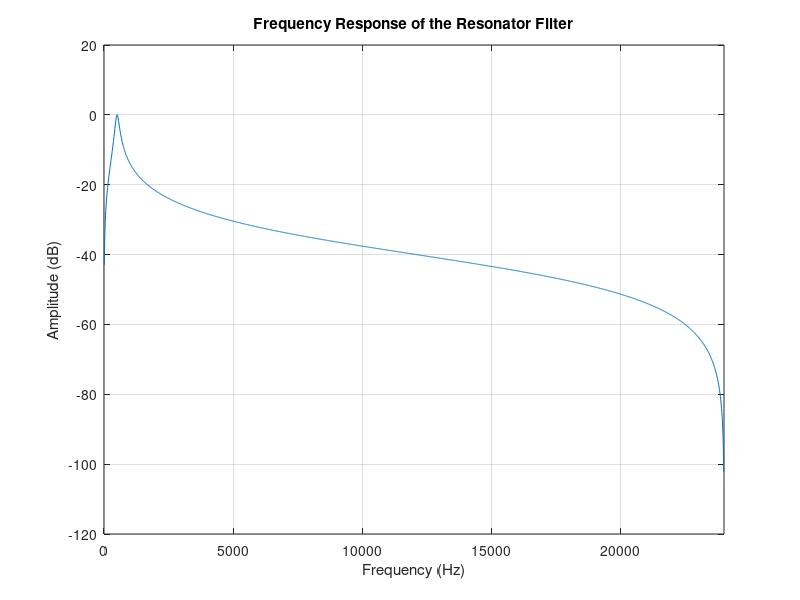
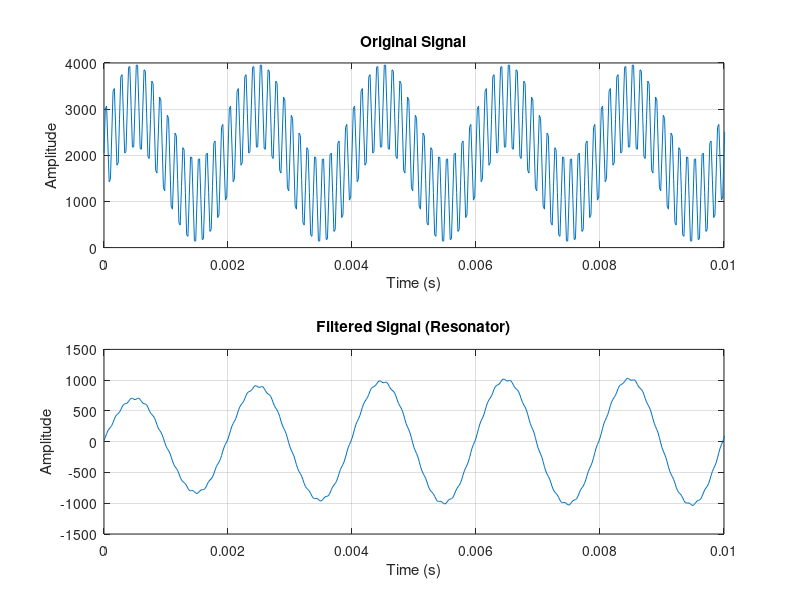
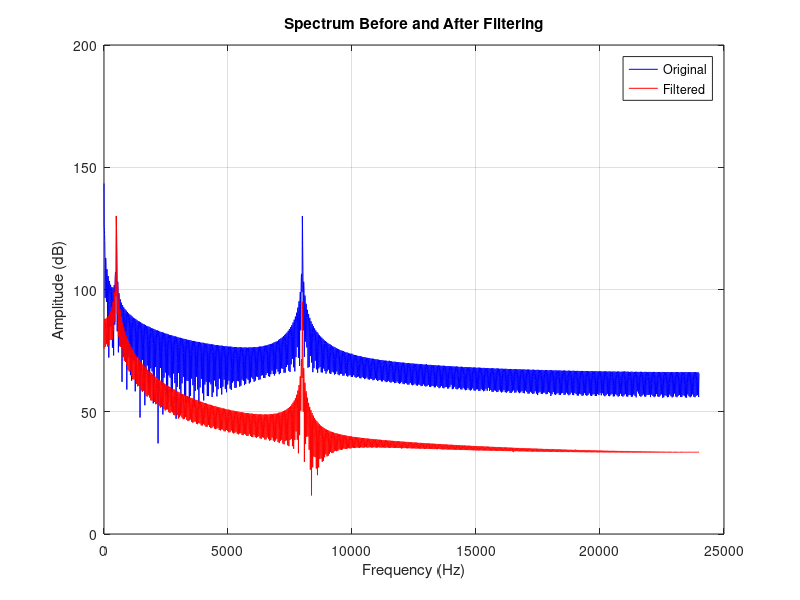

The MATLAB source for these figures, in order:
clear; clc; close all;

%% Filter Parameters
fs = 48000;             % Sampling rate [Hz]
f0 = 500;               % Resonance frequency [Hz]
w0 = 2*pi*f0/fs;        % Resonance frequency in radians/sample
a = 0.99;               % Pole radius (0 < a < 1), controls bandwidth
b0 = 1/100;             % Gain factor (arbitrary, can be normalized later)

% Calculate denominator coefficients (feedback)
a1 = -2 * a * cos(w0);
a2 = a^2;

% Numerator coefficients (feedforward)
b = [b0, 0, -b0];

% Denominator coefficients
a_coeffs = [1, a1, a2];

%% Plot frequency response
[H, f] = freqz(b, a_coeffs, 2048, fs);
figure;
plot(f, 20*log10(abs(H)));
title('Frequency Response of the Resonator Filter');
xlabel('Frequency (Hz)');
ylabel('Amplitude (dB)');
grid on;
xlim([0 fs/2]);

%% Generate test signal (two sine waves)
t = 0:1/fs:0.15;   % Time vector for ~150 ms
x = uint16(((sin(2*pi*500*t) + sin(2*pi*8000*t)) / 2) * 2047 + 2048);  
% Simulates 12-bit ADC input signal (0–4095 range)

%% Apply filter
y = filter(b, a_coeffs, x);

%% Plot time-domain signals
figure;
subplot(2,1,1);
plot(t, x);
title('Original Signal');
xlabel('Time (s)');
ylabel('Amplitude');
xlim([0 0.01]);
grid on;

subplot(2,1,2);
plot(t, y);
title('Filtered Signal (Resonator)');
xlabel('Time (s)');
ylabel('Amplitude');
xlim([0 0.01]);
grid on;

%% Plot frequency spectra
nfft = 2^nextpow2(length(x));
X = fft(x, nfft);
Y = fft(y, nfft);
f_axis = fs*(0:nfft/2-1)/nfft;

figure;
plot(f_axis, 20*log10(abs(X(1:nfft/2))), 'b'); hold on;
plot(f_axis, 20*log10(abs(Y(1:nfft/2))), 'r');
legend('Original', 'Filtered');
title('Spectrum Before and After Filtering');
xlabel('Frequency (Hz)');
ylabel('Amplitude (dB)');
grid on;
